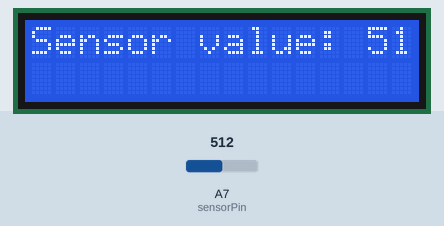
Simulated run of this sketch. Board: Arduino Nano, built with avr-gcc and run on an emulated ATmega328P. Parts: 16×2 character LCD. The test bench sets the inputs (shaded band); at power-on: A7 (sensorPin) = 512.

Above: at 1.2 s.
1.3 s: A7 (sensorPin) set to 716
At 2.9 s:
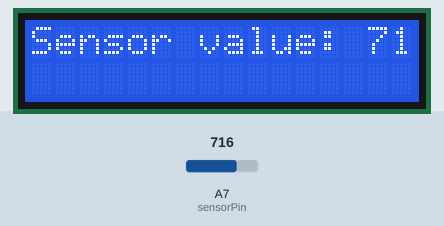
5.4 s: A7 (sensorPin) set to 900
At 7.0 s:
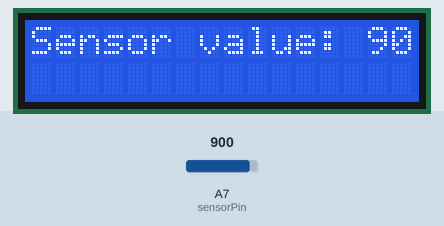
8.7 s: A7 (sensorPin) set to 1023
At 10.1 s:
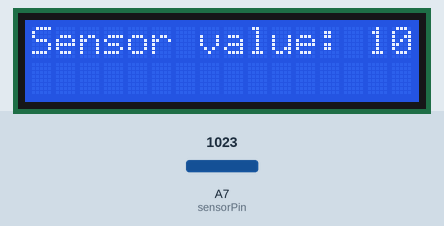
Timing chart, 0 to 11.7 s (numbered marks = the images above; inputs shaded):
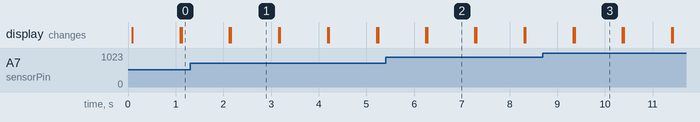

Measured:
- after the input at 1.3 s, the display: first differs from a run without the input after 0.85 s (image 1)
- after the input at 5.4 s, the display: first differs from a run without the input after 0.87 s (image 2)
- after the input at 8.7 s, the display: first differs from a run without the input after 0.66 s (image 3)
- what the display in image 1 shows lasts 1.0 s, from 2.2 s to 3.2 s

The sketch:

water_sensor.ino
```cpp
#include <LiquidCrystal_I2C.h>

LiquidCrystal_I2C lcd(0x27, 16, 2);

int textDelay = 1000;
int powerDelay = 10;

int powerPin = 2;
int sensorPin = A7;
int value = 0;

String text = "";

void setup() {
  LCDInit();

  pinMode(powerPin, OUTPUT);
  pinMode(sensorPin, INPUT);
}

void loop() {
  digitalWrite(powerPin, HIGH);
  delay(powerDelay);

  sensorProcess();
  delay(textDelay);

  lcd.clear();
}

void LCDInit() {
  lcd.init();
  lcd.backlight();
  lcd.clear();
}

void sensorProcess() {
  value = analogRead(sensorPin);
  digitalWrite(powerPin, LOW);
  text = "Sensor value: " + String(value);
  printToLCD(text, 0);
}

void printToLCD(String text, int row) {
  lcd.setCursor(0, row);
  lcd.print(text);
}
```
